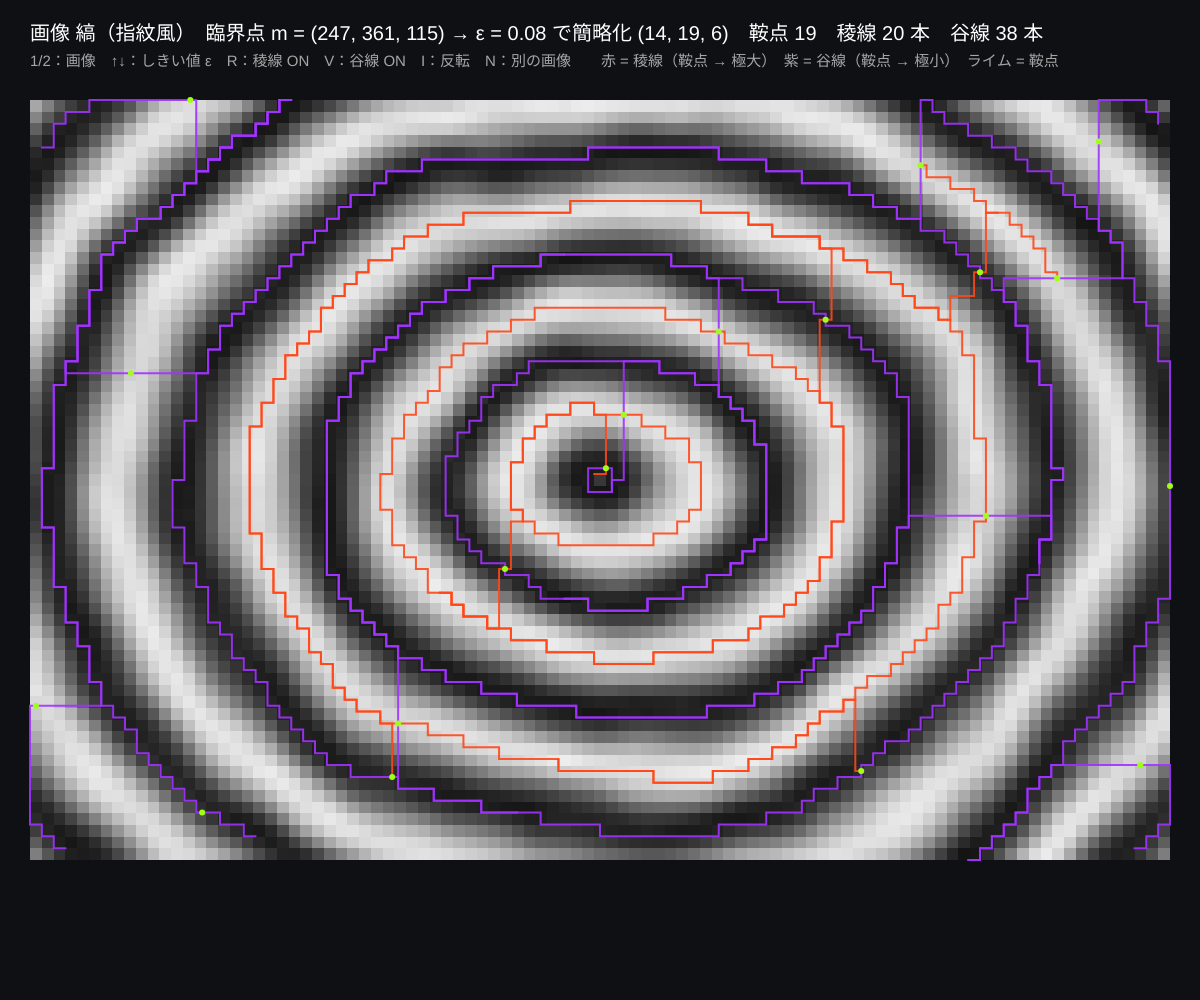
Frame 1 (no input)
Frame 60 (no input): identical to frame 1, image omitted
Frame 120 (the mouse pressed at the canvas centre since frame 60): identical to frame 1, image omitted

The p5.js sketch that drew this single still picture (run headless with seeded random() and noise() and a simulated clock; from frame 60 on, the mouse is pressed at the canvas centre):

// p5.js sketch
// ── sketch.js
// ============================================
// 11 画像の離散勾配 ─ 稜線と谷線を取り出す
// 画像の明るさを高さ関数とみなすと、離散モース理論がそのまま使える
//   鞍点から極大へ登る V-パス = 稜線（明るい筋）、鞍点から極小へ降りる V-パス = 谷線（暗い筋）
//   指紋風の縞では縞の中心が稜線に、ノイズ画像では明るい塊の背骨が稜線になる。しきい値 ε 以下のペアはキャンセル（10）してから線を引く
// 1/2 = 画像（縞・ノイズ＋図形）/ ↑↓ = しきい値 ε / R = 稜線 / V = 谷線 / I = 明暗を反転 / N = 別の画像
// ============================================

let nx = 96, ny = 64;             // ★ 画像の大きさ（頂点の数）
let cx, pos, basePair = [], pair = [], seq = [], h = [], img;
let imgNo = 1, eps = 0.08, showRidge = true, showValley = true, invert = false;
let ox = 30, oy = 100, cs, pg, dirty = true;

function setup() {
  createCanvas(windowWidth, windowHeight);
  colorMode(HSB, 360, 100, 100, 100);
  noSmooth();
  cs = Math.min((width - 60) / nx, (height - 150) / ny);
  cx = makeGridComplex(nx, ny);
  pos = gridPositions(cx, ox, oy, cs);
  pg = createGraphics(width, height); pg.colorMode(HSB, 360, 100, 100, 100);
  img = createImage(nx + 1, ny + 1);
  makeImage();
}

// ★ 合成画像：1 = 指紋風の縞（sin を曲げる）、2 = ノイズ + 明るい図形
function makeImage() {
  noiseSeed(Math.floor(random(10000)));
  let ph = random(100);
  h = [];
  img.loadPixels();
  for (let i = 0; i <= nx; i++) for (let j = 0; j <= ny; j++) {
    let v;
    if (imgNo === 1) {
      let warp = 6 * noise(i * 0.03 + ph, j * 0.03), cxr = i - nx / 2, cyr = j - ny / 2;
      v = 0.5 + 0.5 * Math.sin(0.55 * Math.sqrt(cxr * cxr + 1.4 * cyr * cyr) + warp + 2 * noise(i * 0.05, j * 0.05 + ph)) * (0.7 + 0.3 * noise(i * 0.2, j * 0.2));
    } else {
      v = 0.35 * noise(i * 0.12 + ph, j * 0.12);
      for (let [sx, sy, r] of [[nx * 0.3, ny * 0.4, 14], [nx * 0.7, ny * 0.35, 10], [nx * 0.55, ny * 0.72, 12]]) { let d = Math.hypot(i - sx, j - sy); v += 0.7 * Math.exp(-(d * d) / (r * r)); }
      v += 0.25 * Math.exp(-Math.pow(Math.abs(j - ny * 0.6 - 10 * Math.sin(i * 0.1)) / 2.5, 2)) * (i > 8 && i < nx - 8 ? 1 : 0);
    }
    if (invert) v = 1 - v;
    h[cx.vid[i][j]] = v + 0.00001 * (i * 3 + j);
    let p = (i + j * (nx + 1)) * 4, g = constrain(v, 0, 1) * 235 + 10;
    img.pixels[p] = g; img.pixels[p + 1] = g; img.pixels[p + 2] = g; img.pixels[p + 3] = 255;
  }
  img.updatePixels();
  basePair = gradientFromHeight(cx, h);
  buildSequence();
  dirty = true;
}
function cellHeight(c) { return Math.max(...cx.cells[c].verts.map((v) => h[v])); }

// ★ パーシステンスの小さいペアから順にキャンセルする列を作る（10 と同じ）。ε 以下の分だけ最初からやり直して使う
function buildSequence() {
  let pr = basePair.slice(); seq = [];
  while (true) {
    let best = null;
    for (let c = 0; c < cx.cells.length; c++) {
      if (pr[c] >= 0 || cx.cells[c].dim === 0) continue;
      let paths = descendPaths(cx, pr, c), ends = {};
      for (let p of paths) { let e = p[p.length - 1]; ends[e] = (ends[e] || []).concat([p]); }
      for (let e in ends) if (ends[e].length === 1) { let pers = cellHeight(c) - cellHeight(Number(e)); if (!best || pers < best.pers) best = { path: ends[e][0], pers }; }
    }
    if (!best || best.pers > 0.6) break;
    cancelPath(pr, best.path); seq.push(best);
  }
}
function cancelPath(pr, path) { for (let k = 0; k + 1 < path.length; k += 2) { pr[path[k]] = path[k + 1]; pr[path[k + 1]] = path[k]; } }

// ★ ε 以下のペアをキャンセルしてから、残った鞍点ごとに降りるパス（谷線）と登るパス（稜線）を描く
function render() {
  pair = basePair.slice();
  for (let s of seq) { if (s.pers > eps) break; cancelPath(pair, s.path); }
  pg.clear(); pg.noFill(); let nR = 0, nV = 0, nS = 0;
  for (let c = 0; c < cx.cells.length; c++) {
    if (pair[c] >= 0 || cx.cells[c].dim !== 1) continue;
    let down = descendPaths(cx, pair, c), up = ascendPaths(cx, pair, c);
    nS++;
    if (showValley) { pg.stroke(272, 80, 100, 90); pg.strokeWeight(2); for (let p of down) { pg.beginShape(); for (let q of p) pg.vertex(pos[q].x, pos[q].y); pg.endShape(); nV++; } }
    if (showRidge) { pg.stroke(12, 90, 100, 90); pg.strokeWeight(2); for (let p of up) { pg.beginShape(); for (let q of p) pg.vertex(pos[q].x, pos[q].y); pg.endShape(); nR++; } }
    pg.noStroke(); pg.fill(85, 90, 100); pg.circle(pos[c].x, pos[c].y, 6); pg.noFill();
  }
  pg.counts = [nS, nR, nV];
  dirty = false;
}

function draw() {
  background(225, 30, 8);
  if (dirty) render();
  image(img, ox, oy, nx * cs, ny * cs);
  image(pg, 0, 0);
  let m = countCritical(cx, basePair), c = pg.counts || [0, 0, 0];
  fill(0, 0, 100); noStroke(); textSize(20); textAlign(LEFT, BASELINE);
  text('画像 ' + (imgNo === 1 ? '縞（指紋風）' : 'ノイズ + 図形') + '　臨界点 m = (' + m.join(', ') + ') → ε = ' + nf(eps, 1, 2) + ' で簡略化 (' + countCritical(cx, pair).join(', ') + ')　鞍点 ' + c[0] + '　稜線 ' + c[1] + ' 本　谷線 ' + c[2] + ' 本', ox, 40);
  fill(0, 0, 65); textSize(15);
  text('1/2：画像　↑↓：しきい値 ε　R：稜線 ' + (showRidge ? 'ON' : 'off') + '　V：谷線 ' + (showValley ? 'ON' : 'off') + '　I：反転　N：別の画像　　赤 = 稜線（鞍点 → 極大）　紫 = 谷線（鞍点 → 極小）　ライム = 鞍点', ox, 66);
}

function keyPressed() {
  if (key === '1' || key === '2') { imgNo = Number(key); makeImage(); }
  if (key === UP_ARROW) { eps = Math.min(1, eps + 0.02); dirty = true; }
  if (key === DOWN_ARROW) { eps = Math.max(0, eps - 0.02); dirty = true; }
  if (key === 'r' || key === 'R') { showRidge = !showRidge; dirty = true; }
  if (key === 'v' || key === 'V') { showValley = !showValley; dirty = true; }
  if (key === 'i' || key === 'I') { invert = !invert; makeImage(); }
  if (key === 'n' || key === 'N') makeImage();
}

// ---------- やってみよう ----------
// 1. 縞（1）で ε を上げていくと、縞の中心を通る長い稜線だけが残る。縞が途切れる所（指紋の「端点」）はどう見える？
// 2. 谷線だけ表示して反転（I）すると、稜線と入れかわる。離散モース理論では極大と極小は対称
// 3. ノイズ画像（2）の曲がった明るい線は 1 本の稜線としてつながる？ ε をいくつにすればつながる？
// 4. makeImage の図形を自分で足して（円・線・文字の形）、稜線がどう出るか試そう


// ==================================================
// ここから下は「離散モース理論の道具」
//   格子の胞体複体をつくる・高さ関数から勾配場をつくる・V-パスをたどる・臨界胞体を数える
// ==================================================

// 格子（nx × ny マス）の胞体複体。ident は辺の同一視：'none' | 'torus' | 'sphere' | 'klein'
//   mask(i, j) が false のマス（面）は入れない（穴のある複体をつくる）
//   返り値 cx：cells = [{ dim, verts, faces, cofaces }]（頂点 → 辺 → 面の順に番号）
//             vid[i][j]・eh[i][j]（横の辺）・ev[i][j]（縦の辺）・fid[i][j] = 格子の位置 → 胞体番号（なければ -1）


// ==================================================
// ここから下は「離散モース理論の道具」
//   格子の胞体複体をつくる・高さ関数から勾配場をつくる・V-パスをたどる・ベッチ数を数える・描く
// ==================================================

// 格子（nx × ny マス）の胞体複体。ident は辺の同一視：'none' | 'torus' | 'sphere' | 'klein'
//   mask(i, j) が false のマス（面）は入れない（穴のある複体をつくる）
//   返り値 cx：cells = [{ dim, verts, faces, cofaces }]（頂点 → 辺 → 面の順に番号）
//             vid[i][j]・eh[i][j]（横の辺）・ev[i][j]（縦の辺）・fid[i][j] = 格子の位置 → 胞体番号（なければ -1）
function makeGridComplex(nx, ny, ident, mask) {
  ident = ident || 'none';
  let canon = (i, j) => {
    if (ident === 'torus') { i = i % nx; j = j % ny; }
    else if (ident === 'klein') { if (i === nx) { i = 0; j = ny - j; } if (j === ny) j = 0; }
    else if (ident === 'sphere') { if (j === 0) { j = i; i = 0; } else if (i === nx) { i = j; j = ny; } }
    return i + ',' + j;
  };
  let cells = [], keyId = {};
  let getCell = (k, dim, verts) => { if (keyId[k] === undefined) { keyId[k] = cells.length; cells.push({ dim, verts, faces: [], cofaces: [] }); } return keyId[k]; };
  let vid = [], eh = [], ev = [], fid = [];
  for (let i = 0; i <= nx; i++) { vid[i] = []; eh[i] = []; ev[i] = []; fid[i] = []; for (let j = 0; j <= ny; j++) { vid[i][j] = -1; eh[i][j] = -1; ev[i][j] = -1; fid[i][j] = -1; } }
  let keep = (i, j) => i >= 0 && j >= 0 && i < nx && j < ny && (!mask || mask(i, j));
  for (let i = 0; i <= nx; i++) for (let j = 0; j <= ny; j++)
    if (keep(i, j) || keep(i - 1, j) || keep(i, j - 1) || keep(i - 1, j - 1)) { let v = getCell('v' + canon(i, j), 0, []); cells[v].verts = [v]; vid[i][j] = v; }
  // 辺は「格子のどの位置の辺か」で同一視する（同じ 2 頂点をもつ別の辺もあるので頂点の組では区別しない）
  let canonE = (i, j, dir) => {
    if (ident === 'torus') { i = i % nx; j = j % ny; }
    else if (ident === 'klein') { if (dir === 'h' && j === ny) j = 0; if (dir === 'v' && i === nx) { i = 0; j = ny - j - 1; } }
    else if (ident === 'sphere') { if (dir === 'h' && j === 0) { dir = 'v'; j = i; i = 0; } else if (dir === 'v' && i === nx) { dir = 'h'; i = j; j = ny; } }
    return 'e' + dir + i + ',' + j;
  };
  let addEdge = (k, a, b) => (a < 0 || b < 0 || a === b) ? -1 : getCell(k, 1, [Math.min(a, b), Math.max(a, b)]);
  for (let i = 0; i <= nx; i++) for (let j = 0; j <= ny; j++) {
    if (i < nx && (keep(i, j) || keep(i, j - 1))) eh[i][j] = addEdge(canonE(i, j, 'h'), vid[i][j], vid[i + 1][j]);
    if (j < ny && (keep(i, j) || keep(i - 1, j))) ev[i][j] = addEdge(canonE(i, j, 'v'), vid[i][j], vid[i][j + 1]);
  }
  for (let i = 0; i < nx; i++) for (let j = 0; j < ny; j++) {
    if (!keep(i, j)) continue;
    let vs = [...new Set([vid[i][j], vid[i + 1][j], vid[i][j + 1], vid[i + 1][j + 1]])].sort((a, b) => a - b);
    let f = getCell('f' + i + ',' + j, 2, vs);
    fid[i][j] = f;
    for (let e of [eh[i][j], eh[i][j + 1], ev[i][j], ev[i + 1][j]]) if (e >= 0) { cells[e].ncof = (cells[e].ncof || 0) + 1; if (!cells[f].faces.includes(e)) cells[f].faces.push(e); }
  }
  for (let c = 0; c < cells.length; c++) {
    if (cells[c].dim === 1) cells[c].faces = cells[c].verts.slice();
    for (let f of cells[c].faces) if (!cells[f].cofaces.includes(c)) cells[f].cofaces.push(c);
  }
  return { cells, nx, ny, vid, eh, ev, fid, ident };
}

// 高さ関数 h[頂点] から離散勾配場（ペアリング）をつくる（lower star 法：Robins ら 2011）
//   返り値 pair[胞体] = 矢印の相手の胞体番号、臨界なら -1
function gradientFromHeight(cx, h) {
  let cells = cx.cells, n = cells.length;
  let pair = new Array(n).fill(-1), done = new Array(n).fill(false);
  // 胞体の「値」= 頂点の高さを大きい順に並べた列（同じ高さは頂点番号で区別）
  let gval = cells.map((c) => c.verts.map((v) => [h[v], v]).sort((a, b) => b[0] - a[0] || b[1] - a[1]));
  let cmp = (a, b) => { let x = gval[a], y = gval[b]; for (let k = 0; k < Math.min(x.length, y.length); k++) { if (x[k][0] !== y[k][0]) return x[k][0] - y[k][0]; if (x[k][1] !== y[k][1]) return x[k][1] - y[k][1]; } return x.length - y.length; };
  for (let x = 0; x < n; x++) {
    if (cells[x].dim !== 0) continue;
    let inL = {}, L = [];                                   // x の lower star：x がいちばん高い頂点である胞体
    for (let e of cells[x].cofaces) if (gval[e][0][1] === x) { L.push(e); inL[e] = true; for (let f of cells[e].cofaces) if (gval[f][0][1] === x && !inL[f]) { L.push(f); inL[f] = true; } }
    done[x] = true;
    if (!L.length) continue;                                // 臨界な頂点（極小）
    let unpaired = (a) => cells[a].faces.filter((b) => inL[b] && !done[b]);
    let edges = L.filter((c) => cells[c].dim === 1).sort(cmp);
    let delta = edges[0];
    pair[x] = delta; pair[delta] = x; done[delta] = true;   // いちばん低い辺と x をペアに
    let pq0 = edges.slice(1), pq1 = [];
    let addCof = (a) => { for (let b of cells[a].cofaces) if (inL[b] && !done[b] && unpaired(b).length === 1 && !pq1.includes(b)) pq1.push(b); };
    addCof(delta);
    while (pq0.length || pq1.length) {
      while (pq1.length) {
        pq1.sort(cmp);
        let a = pq1.shift(), u = unpaired(a);
        if (u.length === 0) pq0.push(a);
        else { let b = u[0]; pair[a] = b; pair[b] = a; done[a] = done[b] = true; pq0 = pq0.filter((c) => c !== b); addCof(a); addCof(b); }
      }
      if (pq0.length) { pq0.sort(cmp); let g = pq0.shift(); done[g] = true; addCof(g); }   // g は臨界
    }
  }
  return pair;
}

// 臨界胞体 c（次元 k）から矢印をたどって下る V-パスをすべて集める（次元 k−1 の臨界胞体で終わる）
//   返り値：パス（胞体番号の列）の配列。閉路に出会ったパスには loop = true がつく
function descendPaths(cx, pair, c, maxLen) {
  let cells = cx.cells, out = [], path = [c], onPath = { [c]: true };
  let walk = () => {
    let a = path[path.length - 1];
    for (let b of cells[a].faces) {
      if (b === pair[a]) continue;
      let p = pair[b];
      if (p < 0) out.push(path.concat([b]));
      else if (cells[p].dim === cells[a].dim) {
        if (onPath[p]) { let q = path.concat([b, p]); q.loop = true; out.push(q); }
        else if (path.length < (maxLen || 4000)) { path.push(b, p); onPath[p] = true; walk(); path.pop(); path.pop(); onPath[p] = false; }
      }
    }
  };
  walk();
  return out;
}

// 臨界胞体 c（次元 k）から矢印を逆にたどって上る V-パス（次元 k+1 の臨界胞体で終わる）
function ascendPaths(cx, pair, c, maxLen) {
  let cells = cx.cells, out = [], path = [c], onPath = { [c]: true };
  let walk = () => {
    let a = path[path.length - 1];
    for (let b of cells[a].cofaces) {
      if (b === pair[a]) continue;
      let p = pair[b];
      if (p < 0) out.push(path.concat([b]));
      else if (cells[p].dim === cells[a].dim) {
        if (onPath[p]) { let q = path.concat([b, p]); q.loop = true; out.push(q); }
        else if (path.length < (maxLen || 4000)) { path.push(b, p); onPath[p] = true; walk(); path.pop(); path.pop(); onPath[p] = false; }
      }
    }
  };
  walk();
  return out;
}

// 臨界胞体の数 [m0, m1, m2]
function countCritical(cx, pair) {
  let m = [0, 0, 0];
  for (let i = 0; i < cx.cells.length; i++) if (pair[i] < 0) m[cx.cells[i].dim]++;
  return m;
}

// 各胞体の描く位置 pos[胞体] = { x, y }（頂点 = 格子点、辺 = 中点、面 = 中心。同一視された胞体は最初の位置）
function gridPositions(cx, ox, oy, cs) {
  let pos = new Array(cx.cells.length).fill(null);
  let put = (c, x, y) => { if (c >= 0 && !pos[c]) pos[c] = { x, y }; };
  for (let i = 0; i <= cx.nx; i++) for (let j = 0; j <= cx.ny; j++) {
    put(cx.vid[i][j], ox + i * cs, oy + j * cs);
    put(cx.eh[i][j], ox + (i + 0.5) * cs, oy + j * cs);
    put(cx.ev[i][j], ox + i * cs, oy + (j + 0.5) * cs);
    put(cx.fid[i][j], ox + (i + 0.5) * cs, oy + (j + 0.5) * cs);
  }
  return pos;
}
